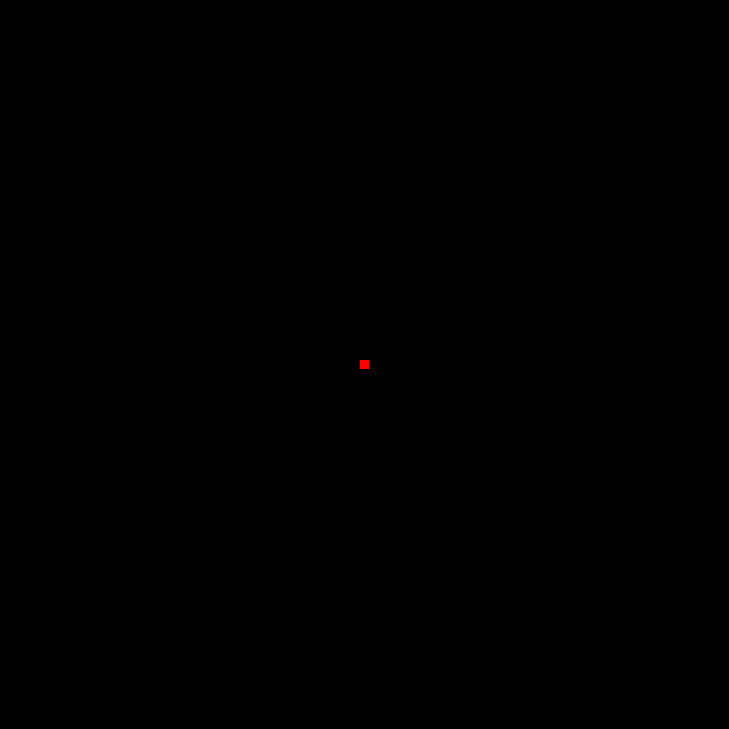
Frame 1 (no input)
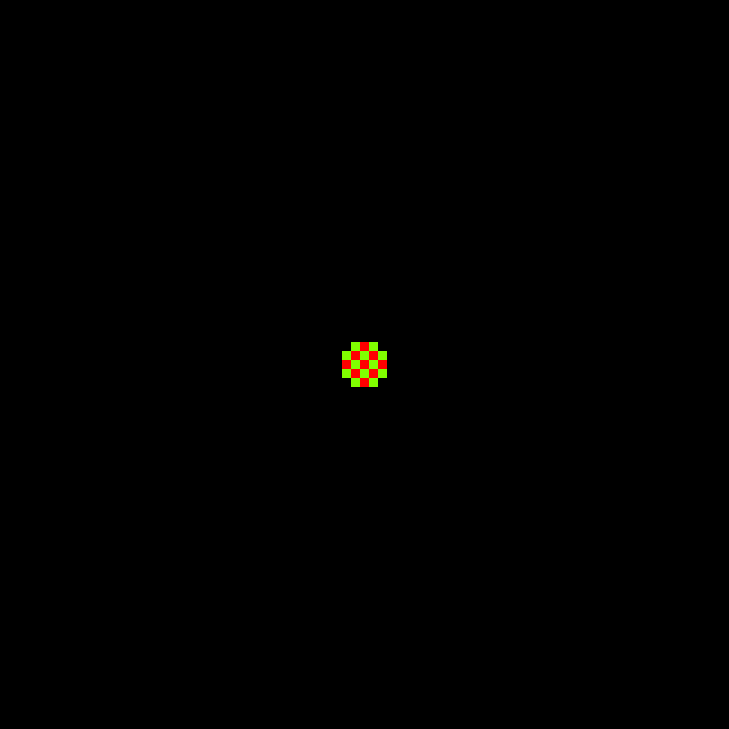
Frame 60 (no input)
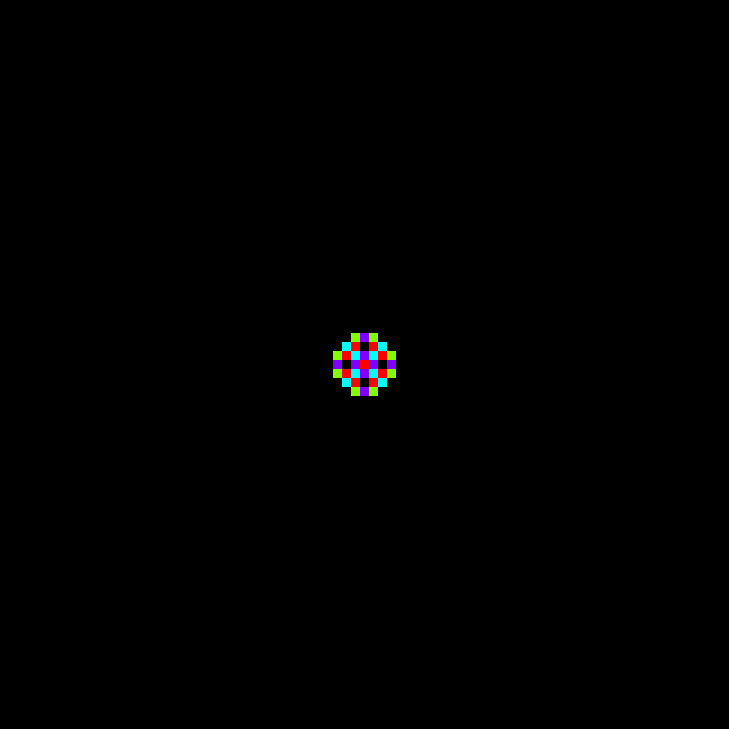
Frame 120 (the mouse pressed at the canvas centre since frame 60)

The p5.js sketch that drew these frames (run headless with seeded random() and noise() and a simulated clock; from frame 60 on, the mouse is pressed at the canvas centre):

// p5.js sketch
// ── sketch.js

// Classes

class SandpileGrid {
  constructor(size) {
    this.size = size;
    this.grid = new Array(size).fill(0).map(v => new Array(size).fill(0) );
  }

  update() {

    let changes = { };

    const updateChange = (i, j, value) => {
      let key = `${i},${j}`;
      if (changes[key] === undefined) {
        changes[key] = value;
      } else {
        changes[key] += value;
      }
    }

    const applyChanges = () => {
      Object.keys(changes).forEach(key => {
        let [ i, j ] = key.split(',').map(v => parseInt(v));
        this.grid[i][j] += changes[key]
      });
    }

    for (let i = 0; i < this.size; i++) {
      for (let j = 0; j < this.size; j++) {

        if (this.grid[i][j] < 4) {
          continue;
        }

        if (i - 1 >= 0) { updateChange(i - 1, j, 1); }
        if (i + 1 < this.size) { updateChange(i + 1, j, 1); }
        if (j - 1 >= 0) { updateChange(i, j - 1, 1); }
        if (j + 1 < this.size) { updateChange(i, j + 1, 1); }
        updateChange(i, j, -4);
      }
    } 

    // Signify that the system has reached a stable state
    if (Object.keys(changes).length === 0) {
      return false;
    }

    applyChanges()
    return true;
  }

  set(i, j, value) {
    this.grid[i][j] = value;
  }

  draw() {
    for (let i = 0; i < this.size; i++) {
      for (let j = 0; j < this.size; j++) {
        let val = this.grid[i][j];

        // Only draw cells which are occupied by values
        if (val === 0) {
          continue;
        }

        colorMode(HSB);
        let ratio = (val >= 4 ? 4 : val)/4;
        fill(color((colslider.value() + 360*ratio) % 360, 100, 100))
        colorMode(RGB);
        rect(i*CELL_SIZE, j*CELL_SIZE, CELL_SIZE, CELL_SIZE);
      }
    }  
  }

}





// Global Constants

const CANVAS_SIZE = 729;
const CELL_SIZE = 9//8 //720/(27*3);
const CELL_COUNT = CANVAS_SIZE/CELL_SIZE;
const grid = new SandpileGrid(CELL_COUNT);
const State = {
  Active : 0,
  Done : 1
};
const SPEEDS = {
  "Very Fast" : 1,
  "Fast" : 2,
  "Normal" : 4,
  "Slow" : 8,
  "Very Slow" : 16
};





// Global variables

let startingColor;
let speed = 'Normal';
//let speedSelect;
let state = State.Active;





// p5.js Functions 

function setup() {
  createCanvas(CANVAS_SIZE, CANVAS_SIZE);
  noStroke();

  let mid = Math.floor(CELL_COUNT / 2);
  grid.set(mid, mid, 100000);
  startingColor = Math.floor(random(0, 360)) % 360;
  console.log(startingColor % 360)

  // Speed select setup
  createP('Speed')
  let speedSelect = createSelect();
  speedSelect.option('Very Slow');
  speedSelect.option('Slow');
  speedSelect.option('Normal');
  speedSelect.option('Fast');
  speedSelect.option('Very Fast');
  speedSelect.selected('Normal')
  speedSelect.changed(() => {
    speed = speedSelect.value();
  });

  createP('Color')
  colslider = createSlider(0, 360/4, 0)

}

function draw() {
  background(0);

  if (state === State.Active) {
    if (frameCount % SPEEDS[speed] === 0) {
      // Switch to the done state if no changes were made in a given
      // iteration

      if (!grid.update()) {
        state = State.Done;
        console.log("!")
      } 
    }
  }

  grid.draw()
}

// ── style.css
html, body {
  margin: 0;
  padding: 0;
}

body {
  display: flex;
  justify-content: center;
  align-items: center;
  flex-direction: column;
  background-color: rgb(0, 0, 0);
  height: 100vh;
  margin: 0;
}

p {
  color : rgb(255, 255, 255);
  font-family: 'Gill Sans', 'Gill Sans MT', Calibri, 'Trebuchet MS', sans-serif;
  margin-top: 5%;
}

canvas {
  display: block;
}
